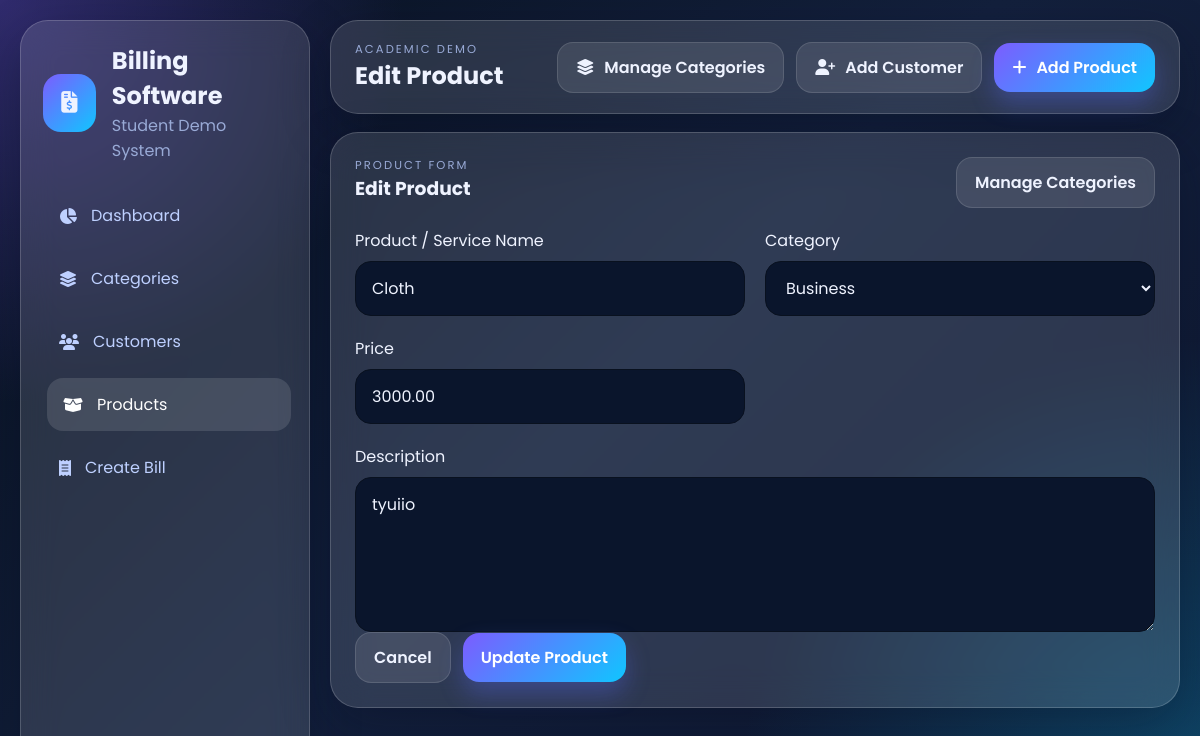
Screenshot of /products/1/edit/ with the database file from the repository.
### billing/models.py (models this page shows, shortened)
class Product(models.Model):
    name = models.CharField(max_length=120)
    category = models.ForeignKey(Category, on_delete=PROTECT, related_name="products")
    price = models.DecimalField(max_digits=10, decimal_places=2)
    description = models.TextField(blank=True)
    created_at = models.DateTimeField(auto_now_add=True)
    class Meta:
        ordering = ["name"]

class Category(models.Model):
    name = models.CharField(max_length=100, unique=True)
    created_at = models.DateTimeField(auto_now_add=True)
    class Meta:
        ordering = ["name"]
        verbose_name_plural = "Categories"

### billing/views.py (the view, shortened to what this page needs)
# urls.py: path("products/<int:product_id>/edit/", views.edit_product, name="edit_product"),
def edit_product(request, product_id):
    product = get_object_or_404(Product, id=product_id)
    category_list = Category.objects.all()
    context = {
        "page_title": "Edit Product",
        "button_label": "Update Product",
        "product": product,
        "categories": category_list,
        "is_edit": True,
    }
    return render(request, "billing/add_product.html", context)

### billing/context_processors.py (called while the page is built)
def sidebar_categories(request):
    return {
        "sidebar_categories": Category.objects.all()[:8],
    }

### billing/templates/billing/add_product.html (shortened to what this page needs)
{% extends 'billing/base.html' %}
{% block content %}
<section class="form-layout single-column">
    <article class="glass-panel panel-card form-card">
        <div class="section-title">
            <div>
                <p class="eyebrow">Product form</p>
                <h3>{{ page_title }}</h3>
            </div>
            <a href="{% url 'billing:categories' %}" class="btn btn-light">Manage Categories</a>
        </div>
        <form method="post" class="styled-form">
            <div class="form-grid two-columns">
                <div class="form-group">
                    <label for="name">Product / Service Name</label>
                    <input type="text" id="name" name="name" value="{{ product.name }}" placeholder="Enter product or service name" required>
                </div>
                <div class="form-group">
                    <label for="category">Category</label>
                    {% if categories %}
                        <select id="category" name="category" required>
                            {% for category in categories %}
                                <option value="{{ category.id }}" {% if product.category == category.id|stringformat:'s' or product.category_id == category.id %}selected{% endif %}>{{ category.name }}</option>
                            {% endfor %}
                        </select>
                    {% else %}
                        <div class="empty-state compact">
                            <i class="fa-solid fa-layer-group"></i>
                            <h4>No categories available</h4>
                            <p>Please create a category first.</p>
                        </div>
                    {% endif %}
                </div>
                <div class="form-group">
                    <label for="price">Price</label>
                    <input type="number" id="price" name="price" value="{{ product.price }}" min="0" step="0.01" placeholder="Enter price" required>
                </div>
                <div class="form-group full-width">
                    <label for="description">Description</label>
                    <textarea id="description" name="description" rows="5" placeholder="Enter product description">{{ product.description }}</textarea>
                </div>
            </div>
            <div class="form-actions">
                <a href="{% url 'billing:products' %}" class="btn btn-light">Cancel</a>
                <button type="submit" class="btn btn-primary" {% if not categories %}disabled{% endif %}>{{ button_label }}</button>
            </div>
        </form>
    </article>
</section>
{% endblock %}

### billing/static/billing/css/style.css (style rules this page uses)
:root { --bg-primary: #09111f; --bg-secondary: #101b33; --panel-bg: rgba(255, 255, 255, 0.12); --panel-border: rgba(255, 255, 255, 0.18); --text-main: #eff3ff; --text-soft: #bed0ff; --text-muted: #99aad6; --accent: #7c5cff; --accent-2: #10c6ff; --success: #24d39b; --danger: #ff6b81; --warning: #ffcb57; --shadow: 0 18px 50px rgba(5, 13, 32, 0.32); --radius-xl: 28px; --radius-lg: 22px; --radius-md: 16px; --radius-sm: 12px; }
* { box-sizing: border-box; }
body { margin: 0; min-height: 100vh; font-family: 'Poppins', sans-serif; color: var(--text-main); background: radial-gradient(circle at top left, rgba(124, 92, 255, 0.35), transparent 28%), radial-gradient(circle at bottom right, rgba(16, 198, 255, 0.28), transparent 32%), linear-gradient(135deg, #081120 0%, #13203d 50%, #0e1730 100%); }
a { color: inherit; text-decoration: none; }
button, input, select, textarea { font: inherit; }
button { cursor: pointer; border: none; }
.sidebar, .topbar, .panel-card, .alert, .hero-banner, .stat-card, .product-card, .info-card, .totals-box, .invoice-note { backdrop-filter: blur(18px); -webkit-backdrop-filter: blur(18px); }
.glass-panel { background: var(--panel-bg); border: 1px solid var(--panel-border); box-shadow: var(--shadow); border-radius: var(--radius-xl); }
.brand h1, .brand p, .section-title h3, .section-title p, .hero-banner h3, .hero-banner p, .topbar h2, .topbar p { margin: 0; }
.brand p, .eyebrow, .muted-text, .table-note, .simple-list-item span, .sidebar-footer p { color: var(--text-muted); }
.eyebrow { text-transform: uppercase; font-size: 0.72rem; letter-spacing: 0.18em; margin-bottom: 6px; }
.topbar-actions, .action-buttons, .form-actions, .invoice-actions { display: flex; flex-wrap: wrap; gap: 12px; align-items: center; }
.hero-banner, .panel-card { padding: 24px; }
.content-grid, .form-grid, .toolbar-grid, .invoice-grid, .invoice-footer { display: grid; gap: 20px; }
.form-grid.two-columns { grid-template-columns: repeat(2, minmax(0, 1fr)); }
.section-title { display: flex; justify-content: space-between; align-items: flex-start; gap: 12px; margin-bottom: 20px; }
.btn { display: inline-flex; align-items: center; justify-content: center; gap: 10px; padding: 12px 18px; border-radius: 16px; font-weight: 600; transition: 0.25s ease; }
.btn-primary { background: linear-gradient(135deg, var(--accent), var(--accent-2)); color: #fff; box-shadow: 0 12px 24px rgba(90, 109, 255, 0.32); }
.btn-light { background: rgba(255, 255, 255, 0.1); color: var(--text-main); border: 1px solid rgba(255, 255, 255, 0.12); }
.form-group { display: grid; gap: 8px; }
.full-width { grid-column: 1 / -1; }
input, select, textarea { width: 100%; padding: 14px 16px; border-radius: 16px; border: 1px solid #09111f; outline: none; background: #0a152c !important; color: var(--text-main); }
input::placeholder, textarea::placeholder { color: rgba(255, 255, 255, 0.42); }
.single-column { max-width: 960px; }

### rows the page displays
Product: name "Cloth", category "Business", price "3000.00", description "tyuiio"

### other values shown
{{ page_title|default:"Billing Dashboard" }} "Edit Product"
{{ page_title }} "Edit Product"
{{ button_label }} "Update Product"
